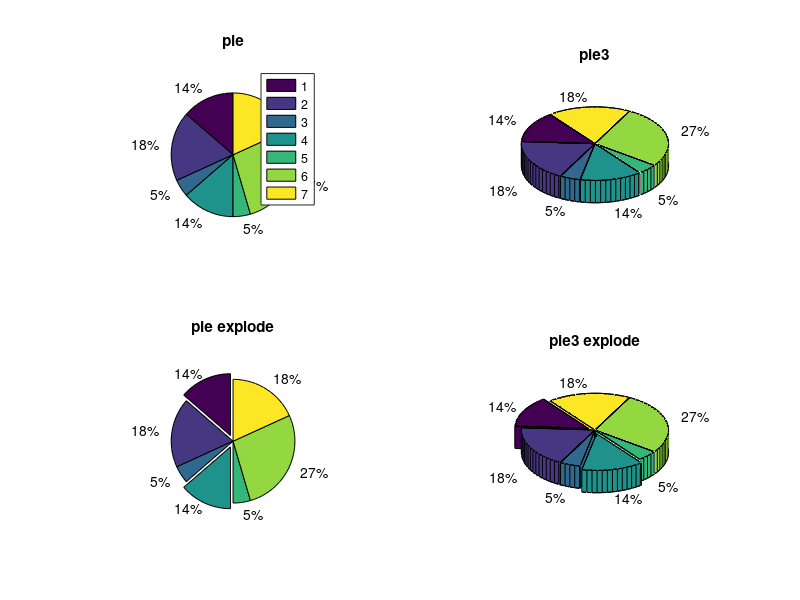

The MATLAB script that drew this image:
x=[3 4 1 3 1 6 4];
explode=[1 0 0 1 0 0 0];
subplot(2,2,1);
pie(x);
title('pie');
legend('1','2','3','4','5','6','7');
subplot(2,2,2);
pie3(x);
title('pie3');
subplot(2,2,3);
pie(x,explode);
title('pie explode');
subplot(2,2,4);
pie3(x,explode);
title('pie3 explode');
